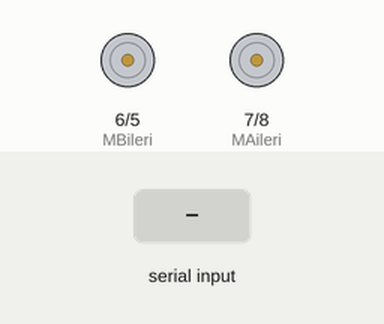
Recording of a sketch running on a simulated Arduino Uno, built with avr-gcc and run on an emulated ATmega328P. On the bench: motor-driver pin pairs drawn as motors (green arrow = first pin HIGH = forward, orange = second pin HIGH = backward, longer = more drive). The inputs (shaded band) are chosen by the test bench.

Above: at 1.2 s.
1.3 s: "F" received over Serial
At 2.0 s:
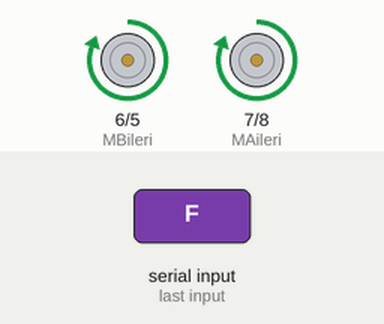
2.8 s: "B" received over Serial
At 3.2 s:
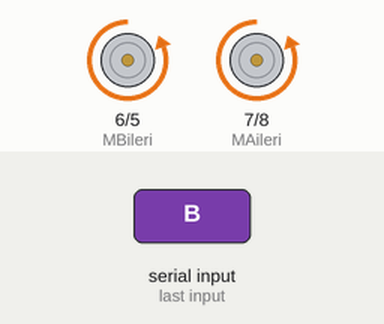
4.3 s: "L" received over Serial
At 5.5 s:
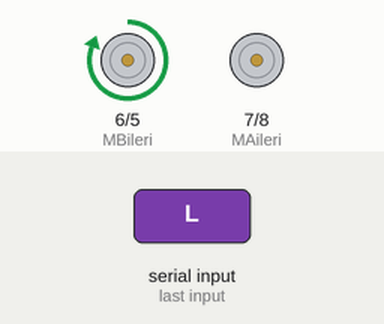
5.8 s: "H" received over Serial
At 6.6 s:
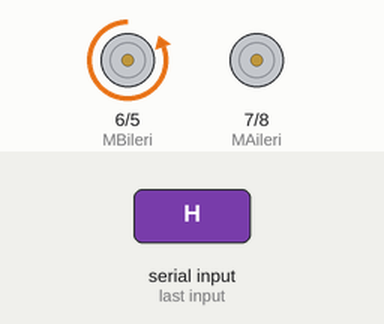
7.3 s: "G" received over Serial
At 7.8 s:
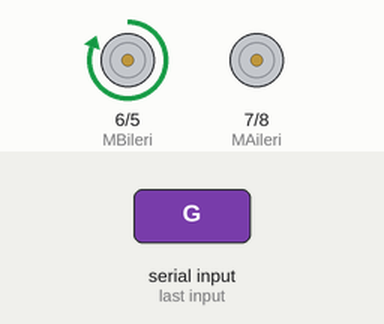
8.8 s: "S" received over Serial
At 10.1 s:
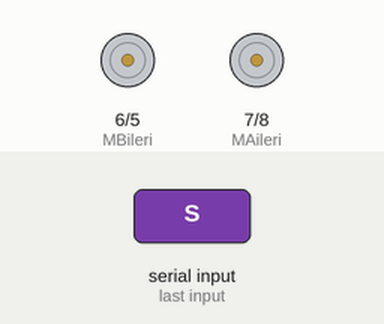
Timing chart, 0 to 11.3 s (numbered marks = the images above; inputs shaded):
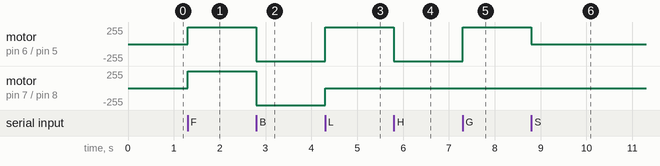

Measured:
- after the input at 1.3 s, motor on pin 6 (MBileri) / pin 5 (MBgeri), motor on pin 7 (MAileri) / pin 8 (MAgeri): stopped → forward 255/255 at once
- after the input at 2.8 s, motor on pin 6 (MBileri) / pin 5 (MBgeri), motor on pin 7 (MAileri) / pin 8 (MAgeri): forward 255/255 → backward 255/255 at once
- after the input at 4.3 s, motor on pin 6 (MBileri) / pin 5 (MBgeri): backward 255/255 → forward 255/255 at once; motor on pin 7 (MAileri) / pin 8 (MAgeri): backward 255/255 → stopped at once
- after the input at 5.8 s, motor on pin 6 (MBileri) / pin 5 (MBgeri): forward 255/255 → backward 255/255 at once
- after the input at 7.3 s, motor on pin 6 (MBileri) / pin 5 (MBgeri): backward 255/255 → forward 255/255 at once
- after the input at 8.8 s, motor on pin 6 (MBileri) / pin 5 (MBgeri): forward 255/255 → stopped at once

The sketch:

arducarcod.ino
```cpp
int MAileri = 7; //MOTORA ileri
int MAgeri = 8 ;  //MOTORB geri
int MBileri = 6;
int MBgeri = 5;
int vSpeed = 255;
int state; //Bluetooth cihazından gelecek sinyalin değişkeni
int i = 0; //Döngüler için atanan rastgele bir değişken
int j = 0; //Döngüler için atanan rastgele bir değişken
int enA = 9;

void setup() {

  pinMode(MAileri, OUTPUT);
  pinMode(MAgeri, OUTPUT);
  pinMode(MBileri, OUTPUT);
  pinMode(MBgeri, OUTPUT);
  Serial.begin(9600);

}

void loop() {
  if (Serial.available() > 0) {
    state = Serial.read();
  }


  //Gelen veri 'F' ise araba ileri gider.
  if (state == 'F') {
    analogWrite(MAileri, vSpeed);
    analogWrite(MAgeri, 0);
    analogWrite(MBileri, vSpeed);
    analogWrite(MBgeri, 0);
  }


  //Gelen veri 'B' ise araba geri gider.
  else if (state == 'B') {
    analogWrite(MAileri, 0);
    analogWrite(MAgeri, vSpeed);
    analogWrite(MBileri, 0);
    analogWrite(MBgeri, vSpeed);
  }
  //Gelen veri 'L' ise araba sola gider.
  else if (state == 'L') {
    analogWrite(MAileri, 40);   analogWrite(MAgeri, 0);
    analogWrite(MBileri, vSpeed); analogWrite(MBgeri, 0);
  }
  //Gelen veri 'R' ise araba sağa gider
  else if (state == 'R') {
    analogWrite(MAileri, vSpeed);   analogWrite(MAgeri, 0);
    analogWrite(MBileri, 40) ;   analogWrite(MBgeri, 0);
  }
  //Gelen veri 'G' ise araba ileri sol(çapraz) gider.
  else if (state == 'G') {
    analogWrite(MAileri, 40 ); analogWrite(MAgeri, 0);
    analogWrite(MBileri, vSpeed);    analogWrite(MBgeri, 0);
  }
  //Gelen veri 'I' ise araba ileri sağ(çapraz) gider.
  else if (state == 'I') {
    analogWrite(MAileri, vSpeed); analogWrite(MAgeri, 0);
    analogWrite(MBileri, 40);      analogWrite(MBgeri, 0);
  }
  //Gelen veri 'H' ise araba geri sol(çapraz) sola doğru geri gider
  else if (state == 'H') {
    analogWrite(MAileri, 0);   analogWrite(MAgeri, 40);
    analogWrite(MBileri, 0); analogWrite(MBgeri, vSpeed);
  }
  //Gelen veri 'J' ise araba geri sağ(çapraz) sağa doğru geri gider
  else if (state == 'J') {
    analogWrite(MAileri, 0);   analogWrite(MAgeri, vSpeed);
    analogWrite(MBileri, 0);   analogWrite(MBgeri, 40);
  }

  //Gelen veri 'S' ise arabayı durdur.
  else if (state == 'S') {
    analogWrite(MAileri, 0);  analogWrite(MAgeri, 0);
    analogWrite(MBileri, 0);  analogWrite(MBgeri, 0);
  }
}
```
